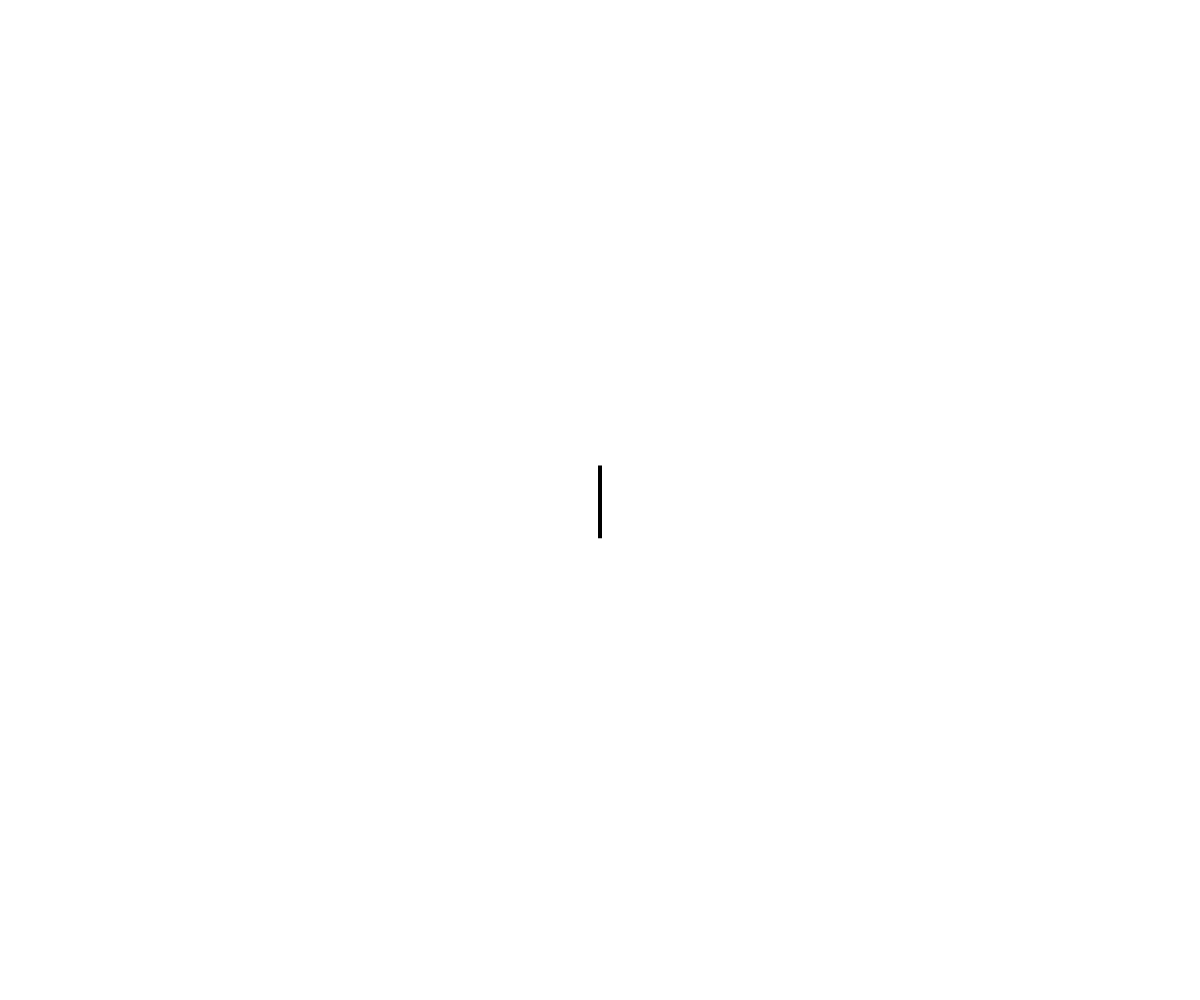
Frame 1 (no input)
Frame 60 (no input): identical to frame 1, image omitted
Frame 120 (the mouse pressed at the canvas centre since frame 60): identical to frame 1, image omitted

The p5.js sketch that drew this single still picture (run headless with seeded random() and noise() and a simulated clock; from frame 60 on, the mouse is pressed at the canvas centre):

// p5.js sketch
// ── sketch.js
let word   = '';
let chars  = [];
let archive = [];

const SYM  = '░▒▓█▀▄▌▐■□◙♦♣♠♥†‡§¶‰™©←→↑↓↔∞≠≈±÷√∑∫∂∆∇∀∃∈∉⊕⊗⊥∧∨⟨⟩⌊⌋⌈⌉─│◊●◐◑◒◓▪€£¥¿¡';
const RATE  = 4;
const COLS  = 6;
const FSIZE = 12;
const LHEIGHT = 18;
const PADDING = 18;

function setup() {
  createCanvas(windowWidth, windowHeight);
  textFont('Times New Roman');
  noStroke();

  document.addEventListener('keydown', function(e) {
    if (e.key === 'Backspace') {
      word = word.slice(0, -1);
      chars.pop();
      e.preventDefault();
    }
    if (e.key === 'Enter') {
      if (word.trim().length > 0) {
        archive.push(word);
      }
      word  = '';
      chars = [];
      e.preventDefault();
    }
  });

  document.addEventListener('keypress', function(e) {
    if (e.key.length === 1) {
      word += e.key;
      chars.push({ base: e.key, glyph: '', on: false, dy: 0 });
    }
  });
}

function draw() {
  background(255);

  // ── Texto central grande ──────────────────────────────
  if (word.length === 0) {
    fill(0);
    textSize(80);
    textAlign(CENTER, CENTER);
    text(frameCount % 60 < 35 ? '|' : '', width / 2, height / 2);
  } else {
    let fs = min(width * 0.88 / word.length, height * 0.55, 220);
    textSize(fs);
    textAlign(LEFT, CENTER);

    if (frameCount % RATE === 0) {
      for (let i = 0; i < chars.length; i++) {
        let t         = frameCount * 0.025 + i * 1.3;
        let wave      = sin(t) * sin(t * 0.37 + i);
        let intensity = (wave + 1) / 2;
        chars[i].on = intensity > 0.52 && random() < 0.8;
        if (chars[i].on) {
          chars[i].glyph = SYM[floor(random(SYM.length))];
          chars[i].dy    = random(-fs * 0.04, fs * 0.04);
        }
      }
    }

    let total = chars.reduce((sum, c) => sum + textWidth(c.base), 0);
    let x = width / 2 - total / 2;

    for (let i = 0; i < chars.length; i++) {
      let c = chars[i];
      fill(0);
      text(c.on ? c.glyph : c.base, x, height / 2 + (c.on ? c.dy : 0));
      x += textWidth(c.base);
    }
  }

  // ── Archivo en columnas (blend: difference) ───────────
  if (archive.length === 0) return;

  let colWidth   = (width - PADDING * 2) / COLS;
  let maxPerCol  = floor((height - PADDING * 2) / LHEIGHT);

  drawingContext.globalCompositeOperation = 'difference';
  textSize(FSIZE);
  textAlign(LEFT, TOP);
  fill(255); // blanco + difference = negro sobre blanco, blanco sobre negro

  for (let i = 0; i < archive.length; i++) {
    let col = floor(i / maxPerCol);
    let row = i % maxPerCol;
    if (col >= COLS) break; // límite máximo de palabras visibles

    let x = PADDING + col * colWidth;
    let y = PADDING + row * LHEIGHT;
    text(archive[i], x, y);
  }

  drawingContext.globalCompositeOperation = 'source-over';
}

function windowResized() {
  resizeCanvas(windowWidth, windowHeight);
}
